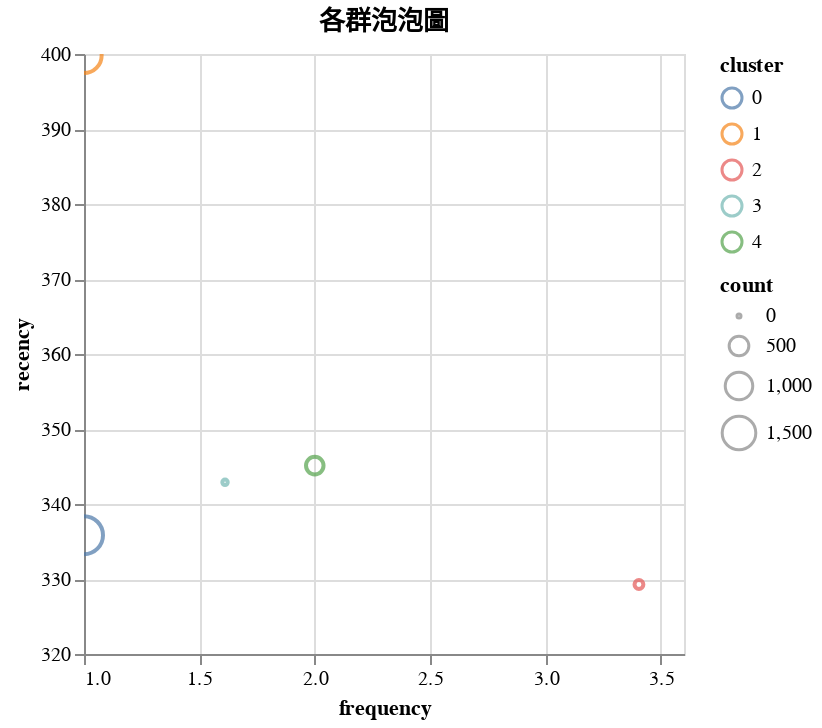

Write notebook code for a chart like this one.
### Code cell
four_clusters_cdf.plot.scatter(
    x=alt.X("frequency"),
    y=alt.Y("recency"),
    color="cluster:N",
    size="count",
).properties(title="各群泡泡圖").configure_scale(zero=False)

### Figure 1 — Vega-Lite specification as saved in the notebook (floating-point values rounded to 4 significant figures)
{"config": {"view": {"continuousWidth": 300, "continuousHeight": 300}, "scale": {"zero": false}}, "data": {"name": "data-05f78a44c497a386264b11b96633b717"}, "mark": {"type": "point", "tooltip": true}, "encoding": {"color": {"field": "cluster", "type": "nominal"}, "size": {"field": "count", "type": "quantitative"}, "x": {"field": "frequency", "type": "quantitative"}, "y": {"field": "recency", "type": "quantitative"}}, "params": [{"name": "param_4", "select": {"type": "interval", "encodings": ["x", "y"]}, "bind": "scales"}], "title": "各群泡泡圖", "$schema": "https://vega.github.io/schema/vega-lite/v5.20.1.json", "datasets": {"data-05f78a44c497a386264b11b96633b717": [{"cluster": 3, "recency": 342.9, "frequency": 1.611, "monetary": 9388.0, "count": 18}, {"cluster": 0, "recency": 335.8, "frequency": 1.0, "monetary": 201.3, "count": 1924}, {"cluster": 4, "recency": 345.1, "frequency": 2.0, "monetary": 341.9, "count": 392}, {"cluster": 1, "recency": 399.8, "frequency": 1.0, "monetary": 173.9, "count": 1657}, {"cluster": 2, "recency": 329.3, "frequency": 3.405, "monetary": 491.2, "count": 84}]}}
